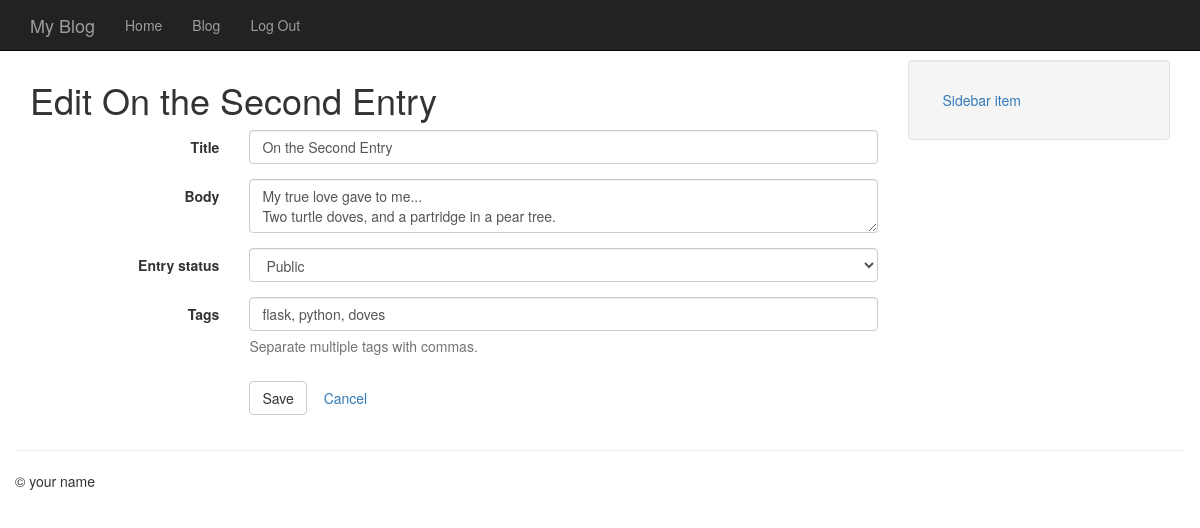
The page /entries/on-the-second-entry/edit/ (signed in) on the database its author committed.
### models.py (models this page shows, shortened)
class Entry(db.Model):
    STATUS_PUBLIC = 0
    STATUS_DRAFT = 1
    STATUS_DELETED = 2
    id = db.Column(db.Integer, primary_key=True)
    author_id = db.Column(db.Integer, db.ForeignKey("user.id"))
    title = db.Column(db.String(100))
    slug = db.Column(db.String(100), unique=True)
    body = db.Column(db.Text)
    status = db.Column(db.SmallInteger, default=STATUS_PUBLIC)
    created_timestamp = db.Column(db.DateTime, default=datetime.datetime.now)
    modified_timestamp = db.Column(
        db.DateTime,
        default=datetime.datetime.now,
        onupdate=datetime.datetime.now)
    tags = db.relationship('Tag', secondary=entry_tags, backref=db.backref('entries', lazy='dynamic'))

### entries/blueprint.py (the view)
@entries.route('/<slug>/edit/', methods=['GET', 'POST'])
@login_required
def edit(slug):
    entry = get_entry_or_404(slug, author=None)
    if request.method == 'POST':
        form = EntryForm(request.form, obj=entry)
        if form.validate():
            entry = form.save_entry(entry)
            db.session.add(entry)
            db.session.commit()
            flash('Entry "%s" has been saved.' % entry.title, 'success')
            return redirect(url_for('entries.detail', slug=entry.slug))
    else:
        form = EntryForm(obj=entry)
    return render_template('entries/edit.html', entry=entry, form=form)

### entries/forms.py (shortened to what this page needs)
class EntryForm(wtforms.Form):
    title = wtforms.StringField('Title', validators=[DataRequired()])
    body = wtforms.TextAreaField('Body', validators=[DataRequired()])
    status = wtforms.SelectField('Entry status', choices=((Entry.STATUS_PUBLIC, 'Public'),
                                                          (Entry.STATUS_DRAFT, 'Draft')), coerce=int)
    tags = TagField('Tags', description='Separate multiple tags with commas.')

### app.py (called while the page is built)
@app.before_request
def _before_request():
    g.user = current_user

### entries/blueprint.py (called while the page is built)
def get_entry_or_404(slug, author=None):
    query = Entry.query.filter(Entry.slug == slug)
    if author:
        query = query.filter(Entry.author == author)
    else:
        query = filter_status_by_user(query)
    return query.first_or_404()

def filter_status_by_user(query):
    if not g.user.is_authenticated:
        return query.filter(Entry.status == Entry.STATUS_PUBLIC)
    else:
        query = query.filter((Entry.status == Entry.STATUS_PUBLIC) | ((Entry.author == g.user)
                                                                      & (Entry.status != Entry.STATUS_DELETED)))
    return query

### entries/forms.py (called while the page is built)
    def _value(self):
        if self.data:
            return ', '.join([tag.name for tag in self.data])
        return ''

### models.py (called while the page is built)
@login_manager.user_loader
def _user_loader(user_id):
    return User.query.get(int(user_id))

### entries/templates/entries/edit.html (shortened to what this page needs)
{% extends "base.html" %}
{% from "macros/form_field.html" import form_field %}
{% block content_title %}Edit {{ entry.title }}{% endblock %}
{% block content %}
  <form action="{{ url_for('entries.edit', slug=entry.slug) }}" class="form form-horizontal" method="post">
    {% for field in form %}
      {{ form_field(field) }}
    {% endfor %}
    <div class="form-group">
      <div class="col-sm-offset-3 col-sm-9">
        <button type="submit" class="btn btn-default">Save</button>
        <a class="btn" href="{{ url_for('entries.detail', slug=entry.slug) }}">Cancel</a>
      </div>
    </div>
  </form>
{% endblock %}

### templates/macros/form_field.html (shortened to what this page needs)
{% macro form_field(field) %}
  <div class="form-group{% if field.errors %} has-error has-feedback{% endif %}">
    {{ field.label(class='col-sm-3 control-label') }}
    <div class="col-sm-9">
      {{ field(class='form-control', **kwargs) }}
      {% if field.description %}<span class="help-block">{{ field.description|safe }}</span>{% endif %}
    </div>
  </div>
{% endmacro %}

### templates/base.html (style rules this page uses)
body { padding-top: 60px; }

### rows shown on the page
Entry: title "On the Second Entry", title "On the Second Entry" "My true love gave to me... Two turtle doves, and a partridge in a pear tree." "Public"

### other values the page prints
{{ field.label(class='col-sm-3 control-label') }} "Title" "Body" "Entry status" "Tags"
{{ field.description|safe }} "Separate multiple tags with commas."
